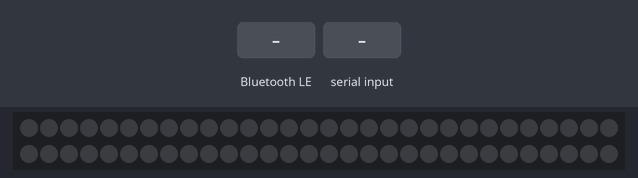
This sketch was run on a simulated ESP32. On the bench: 60 RGB LEDs in strip order, left to right, continuing on the next row. Inputs (shaded band) come from the test bench. Nothing arrives over Bluetooth unless stated; a phone connects over Bluetooth LE 3 s after start; what the sketch prints to the serial monitor is not drawn.

Above: at 1.2 s.
1.3 s: Bluetooth LE write "1" received
At 2.92 s:
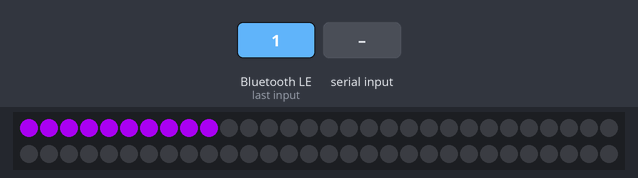
3.4 s: "1\n" received over Serial
4.9 s: "90,45\n" received over Serial
At 10.73 s:
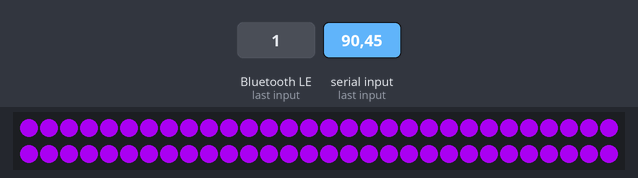
Timing chart, 0 to 12.2 s (numbered marks = the images above; inputs shaded):
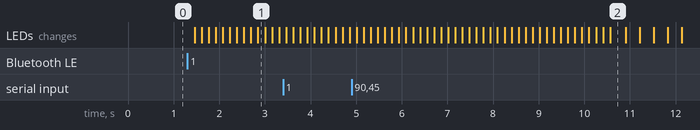

The sketch:

esp_0813.ino
```cpp
#include <Wire.h>
#include <Adafruit_NeoPixel.h>
#include <BLEDevice.h>
#include <BLEServer.h>
#include <BLEUtils.h>
#include <BLE2902.h>

// UUID定义
#define SERVICE_UUID           "4fafc201-1fb5-459e-8fcc-c5c9c331914b"
#define DATA_CHAR_UUID_TO_UNITY "85f8e296-cd32-4a02-bf43-5e0927295970"
#define CMD_CHAR_UUID_FROM_UNITY "beb5483e-36e1-4688-b7f5-ea07361b26a8"

Adafruit_NeoPixel  rgb_display_9(60);

// 全局变量
BLEServer* pServer = NULL;
BLECharacteristic* pDataCharacteristic = NULL;
BLECharacteristic* pCmdCharacteristic = NULL;
bool deviceConnected = false;
bool oldDeviceConnected = false;
String serialInput = "";
bool serialComplete = false;

// 灯光效果状态机
enum EffectState { IDLE, RUNNING, COMPLETE, COMPLETE_TO_BREATH }; // 添加过渡状态
EffectState effectState = IDLE;
int currentEffect = 0;
int currentPixel = 0;
int currentPixel_1 = 0;
unsigned long previousMillis = 0;
const long effectInterval = 150; // 每个LED的时间间隔
int cnt=0;

// ================== 新增效果变量 ==================
// 呼吸灯效果变量
int breathBrightness = 0;    // 当前亮度值(0-255)
int breathDirection = 1;     // 亮度变化方向(1增加, -1减少)
const int breathStep = 5;    // 每次变化的步长
const int breathMin = 30;    // 最小亮度
const int breathMax = 200;   // 最大亮度

// 闪烁灯效果变量
bool flashOn = false;        // 当前闪烁状态
unsigned long flashLastChange = 0;
const long flashInterval = 500; // 闪烁间隔(毫秒)

// 效果颜色存储
uint32_t effectColor = 0;    // 存储当前效果的颜色
// ================================================

// 服务器回调类
class MyServerCallbacks: public BLEServerCallbacks {
    void onConnect(BLEServer* pServer) {
      deviceConnected = true;
      Serial.println("设备已连接");
    };

    void onDisconnect(BLEServer* pServer) {
      deviceConnected = false;
      Serial.println("设备已断开连接");
    }
};

// 特征回调类 - 处理从Unity接收的数据
class MyCharacteristicCallbacks: public BLECharacteristicCallbacks {
    void onWrite(BLECharacteristic *pCharacteristic) {
      String rxValue = pCharacteristic->getValue().c_str();

      if (rxValue.length() > 0) {
        Serial.println("收到来自Unity的消息:");
        Serial.print("内容: ");
        Serial.println(rxValue);
        Serial.println("--------------------");

        // 只设置效果类型，不执行实际操作
        if(rxValue == "1" || rxValue == "2" || rxValue == "3" || rxValue == "4" ||
           rxValue == "5" || rxValue == "6") {
          if(effectState == IDLE || currentEffect == 5 || currentEffect == 6) {
            currentEffect = rxValue.toInt();
            effectState = RUNNING;
            currentPixel = 0;
            previousMillis = millis();

            // ===== 新增效果初始化 =====
            switch(currentEffect) {
              case 1: effectColor = rgb_display_9.Color(148, 0, 211); break; // 紫色
              case 2: effectColor = rgb_display_9.Color(0, 120, 0);   break; // 绿色
              case 3: effectColor = rgb_display_9.Color(0, 0, 120);   break; // 蓝色
              case 4: effectColor = rgb_display_9.Color(218, 165, 32);break; // 金色
              case 5: // 呼吸灯初始化

                breathBrightness = breathMin;
                breathDirection = 1;
                break;
              case 6: // 闪烁灯初始化
                effectColor = rgb_display_9.Color(255, 0, 0); // 红色闪烁
                flashOn = false;
                flashLastChange = millis();
                break;
            }
          }
        }
      }
    }
};

void setup() {
  Serial.begin(115200);
  Serial.println("ESP32 BLE服务器启动中...");

  rgb_display_9.begin();
  rgb_display_9.setPin(9);
  rgb_display_9.clear();
  rgb_display_9.show();

  // 创建BLE设备
  BLEDevice::init("ESP32-Unity-BLE");

  // 创建BLE服务器
  pServer = BLEDevice::createServer();
  pServer->setCallbacks(new MyServerCallbacks());

  // 创建BLE服务
  BLEService *pService = pServer->createService(SERVICE_UUID);

  // 创建数据特征 (ESP32 -> Unity)
  pDataCharacteristic = pService->createCharacteristic(
                      DATA_CHAR_UUID_TO_UNITY,
                      BLECharacteristic::PROPERTY_READ |
                      BLECharacteristic::PROPERTY_WRITE |
                      BLECharacteristic::PROPERTY_NOTIFY
                    );
  pDataCharacteristic->addDescriptor(new BLE2902());

  // 创建命令特征 (Unity -> ESP32)
  pCmdCharacteristic = pService->createCharacteristic(
                      CMD_CHAR_UUID_FROM_UNITY,
                      BLECharacteristic::PROPERTY_READ |
                      BLECharacteristic::PROPERTY_WRITE
                    );
  pCmdCharacteristic->setCallbacks(new MyCharacteristicCallbacks());

  // 启动服务
  pService->start();

  // 开始广播
  BLEAdvertising *pAdvertising = BLEDevice::getAdvertising();
  pAdvertising->addServiceUUID(SERVICE_UUID);
  pAdvertising->setScanResponse(true);
  BLEDevice::startAdvertising();

  Serial.println("BLE服务器已启动，等待客户端连接...");
  Serial.println("服务UUID: " + String(SERVICE_UUID));
  Serial.println("数据特征UUID (ESP32->Unity): " + String(DATA_CHAR_UUID_TO_UNITY));
  Serial.println("命令特征UUID (Unity->ESP32): " + String(CMD_CHAR_UUID_FROM_UNITY));
  Serial.println("====================================");
  Serial.println("请在串口中输入要发送给Unity的消息:");
  Serial.println("可用灯光效果: 1=紫色, 2=绿色, 3=蓝色, 4=金色, 5=呼吸灯, 6=闪烁灯");
}


// 全局变量修改
int breathCycleCount = 0;          // 呼吸周期计数器
const int breathTotalCycles = 3;   // 呼吸灯运行周期数


// 在handleEffects()函数中修改流水灯完成后的处理
void handleEffects() {
  if(effectState != RUNNING && effectState != COMPLETE_TO_BREATH) return;

  unsigned long currentMillis = millis();

  // 处理效果1-4: 顺序点亮效果
  if(currentEffect >= 1 && currentEffect <= 4) {
    if(currentMillis - previousMillis >= effectInterval) {
      previousMillis = currentMillis;

      if(currentPixel < 60) {
        rgb_display_9.setPixelColor(currentPixel, effectColor);
        rgb_display_9.show();
        currentPixel++;
      } else {
        // 流水灯完成，进入过渡状态
        effectState = COMPLETE_TO_BREATH;
        currentEffect = 5;  // 设置为呼吸灯效果

        // 初始化呼吸灯变量
        breathBrightness = breathMin;
        breathDirection = 1;
        breathCycleCount = 0;

        Serial.println("流水灯完成，即将开始呼吸灯效果");
      }
    }
  }

  // 处理呼吸灯效果
  else if(currentEffect == 5) {
    if(currentMillis - previousMillis >= 30) {
      previousMillis = currentMillis;

      // 更新亮度
      breathBrightness += breathDirection * breathStep;

      // 检查边界
      if(breathBrightness >= breathMax) {
        breathBrightness = breathMax;
        breathDirection = -1;
      } else if(breathBrightness <= breathMin) {
        breathBrightness = breathMin;
        breathDirection = 1;
        breathCycleCount++; // 完成一个呼吸周期
      }

      // 应用呼吸效果到所有LED
      for(int i = 0; i < 60; i++) {
        rgb_display_9.setPixelColor(i, effectColor);
      }
      rgb_display_9.setBrightness(breathBrightness);
      rgb_display_9.show();

      // 检查是否完成指定周期数
      if(breathCycleCount >= breathTotalCycles) {
        // 呼吸灯完成，返回空闲状态
        rgb_display_9.clear();
        rgb_display_9.show();
        effectState = IDLE;
        currentEffect = 0;
        Serial.println("呼吸灯效果完成");
      }
    }
  }
  // ================== 新增效果6: 闪烁灯 ==================
  else if(currentEffect == 6) {
    if(currentMillis - flashLastChange >= flashInterval) {
      flashLastChange = currentMillis;
      flashOn = !flashOn; // 切换状态

      if(flashOn) {
        // 点亮所有LED
        for(int i = 0; i < 60; i++) {
          rgb_display_9.setPixelColor(i, effectColor);
        }
      } else {
        // 熄灭所有LED
        rgb_display_9.clear();
      }
      rgb_display_9.show();
    }
  }
}


void loop() {
  // 处理灯光效果
  handleEffects();

  // 处理串口输入
  while (Serial.available()) {
    char inChar = (char)Serial.read();
    if (inChar == '\n') {
      serialComplete = true;
    } else {
      serialInput += inChar;
    }
  }

  if (serialComplete) {
      if (serialInput.length() > 0) {
          if (deviceConnected) {
              serialInput.replace("\r", "");
              serialInput.replace("\n", "");

              pDataCharacteristic->setValue(serialInput);
              pDataCharacteristic->notify();

              Serial.println("发送给Unity的消息: " + serialInput);
              Serial.println("--------------------");
          } else {
              Serial.println("没有设备连接，无法发送消息: " + serialInput);
          }
      }

      serialInput = "";
      serialComplete = false;
  }

  // 处理连接状态变化
  if (!deviceConnected && oldDeviceConnected) {
    delay(500);
    pServer->startAdvertising();
    Serial.println("重新开始广播，等待新的连接...");
    oldDeviceConnected = deviceConnected;
  }

  if (deviceConnected && !oldDeviceConnected) {
    oldDeviceConnected = deviceConnected;
    Serial.println("Unity客户端已连接，可以开始通信");
    Serial.println("请在串口中输入要发送的消息:");
  }

  delay(10);
}
```

Measured:
- after the input at 1.3 s, the LEDs: first change after 0.16 s (image 1 shows a later state)
